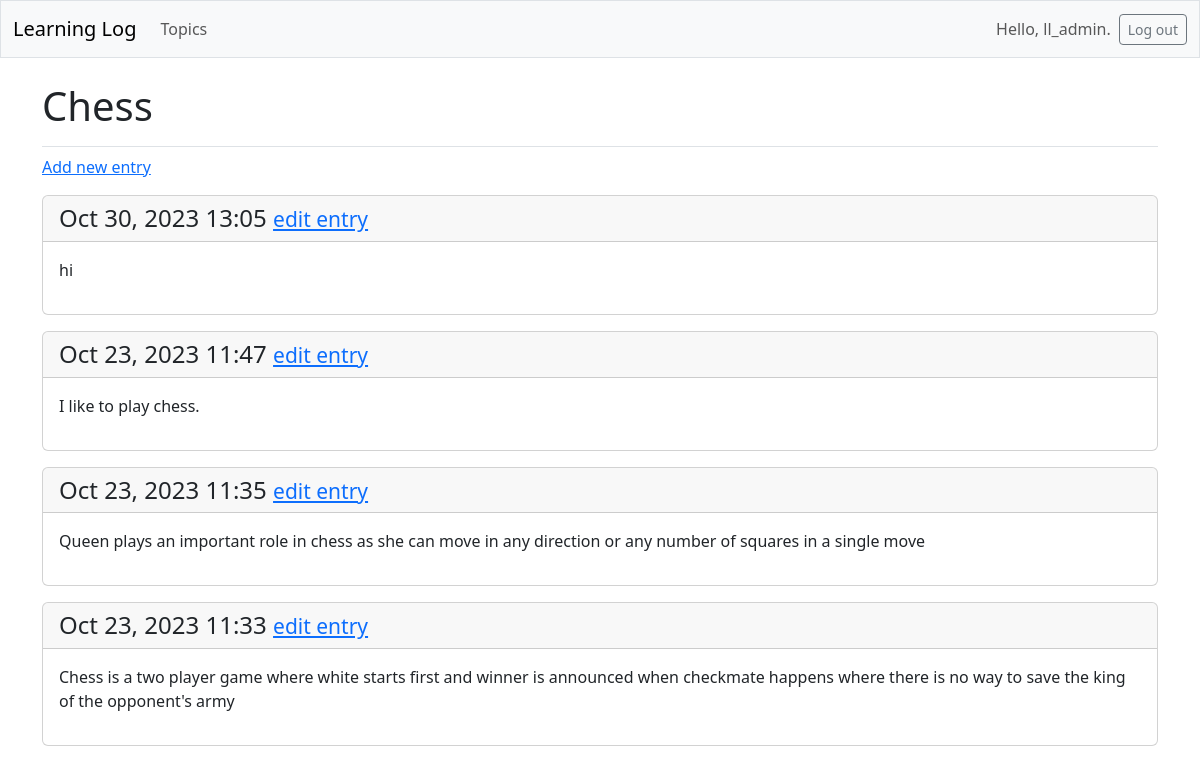
The page /topics/1/ (signed in) on the database its author committed.
### learning_logs/models.py (models this page shows, shortened)
class Topic(models.Model) :
    text = models.CharField(max_length=200)
    date_added = models.DateTimeField(auto_now_add=True)
    owner = models.ForeignKey(User, on_delete=models.CASCADE)

class Entry(models.Model) :
    topic = models.ForeignKey(Topic,on_delete=models.CASCADE)
    text = models.TextField()
    date_added = models.DateTimeField(auto_now_add=True)
    class Meta:
        verbose_name_plural = 'entries'

### learning_logs/views.py (the view)
# urls.py: path('topics/<int:topic_id>/',views.topic,name='topic'),
@login_required
def topic(request,topic_id) :
    topic = Topic.objects.get(id=topic_id)
    check_topic_owner(request,topic)
    entries = topic.entry_set.order_by('-date_added')
    context = {'topic':topic,'entries':entries}
    return render(request,'learning_logs/topic.html',context)

### learning_logs/views.py (called while the page is built)
def check_topic_owner(request,topic) :
    if topic.owner != request.user :
        raise Http404

### learning_logs/templates/learning_logs/topic.html
{% extends 'learning_logs/base.html' %}
{% block page_header %}
    <h1>{{topic.text}}</h1>
{% endblock page_header %}
{% block content %}
    <p>
        <a href="{% url 'learning_logs:new_entry' topic.id %}">Add new entry</a>
    </p>
    {% for entry in entries %}
    <div class="card mb-3">
        <h4 class="card-header">
            {{ entry.date_added|date:'M d, Y H:i' }}
            <small><a href="{% url 'learning_logs:edit_entry' entry.id %}">
                edit entry</a></small>
        </h4>
        <div class="card-body">{{ entry.text|linebreaks }}</div>
    </div>
    {% empty %}
        <p>There are no entries for this topic yet.</p>
    {% endfor %}
{% endblock content %}

### learning_logs/templates/learning_logs/base.html (shortened to what this page needs)
<!doctype html>
<html lang="en">
<head>
    {% load django_bootstrap5 %}
    {% bootstrap_css %}
</head>
<body>
    <nav class="navbar navbar-expand-md navbar-light bg-light mb-4 border">
        <div class="container-fluid">
            <a class="navbar-brand" href="{% url 'learning_logs:index' %}">
                Learning Log</a>
            <div class="collapse navbar-collapse" id="navbarCollapse">
                <ul class="navbar-nav me-auto mb-2 mb-md-0">
                    <li class="nav-item">
                    <a class="nav-link" href="{% url 'learning_logs:topics' %}">
                        Topics</a></li>
                </ul>
                <ul class="navbar-nav ms-auto mb-2 mb-md-0">
                    {% if user.is_authenticated %}
                        <li class="nav-item">
                            <span class="navbar-text me-2">Hello, {{ user.username }}.
                                </span></li>
                    {% endif %}
                </ul>
                {% if user.is_authenticated %}
                    <form action="{% url 'accounts:logout' %}" method='post'>
                        <button name='submit' class='btn btn-outline-secondary btn-sm'>
                            Log out</button>
                    </form>
                    {% endif %}
            </div>
        </div>
    </nav>
    <main class="container">
        <div class="pb-2 mb-2 border-bottom">
            {% block page_header %}{% endblock page_header %}
        </div>
        <div>
            {% block content %}{% endblock content %}
        </div>
    </main>
</body>
</html>

### rows shown on the page
Topic: text "Chess"
Entry: date_added "Oct 30, 2023 13:05", text "hi"
Entry: date_added "Oct 23, 2023 11:47", text "I like to play chess."
Entry: date_added "Oct 23, 2023 11:35", text "Queen plays an important role in chess as she can move in any direction or any number of squares in a single move"
Entry: date_added "Oct 23, 2023 11:33", text "Chess is a two player game where white starts first and winner is announced when checkmate happens where there is no way to save the king of the opponent's army"

### other values the page prints
{{ user.username }} "ll_admin"
